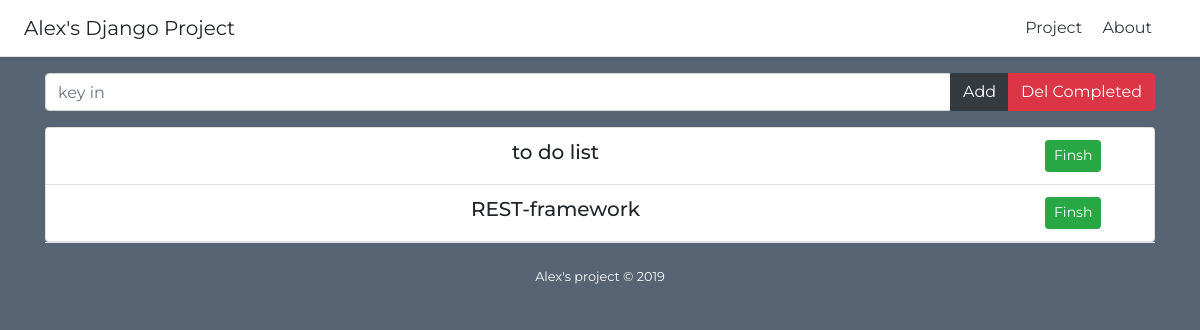
/week1/, run on an earlier commit of the app's database.
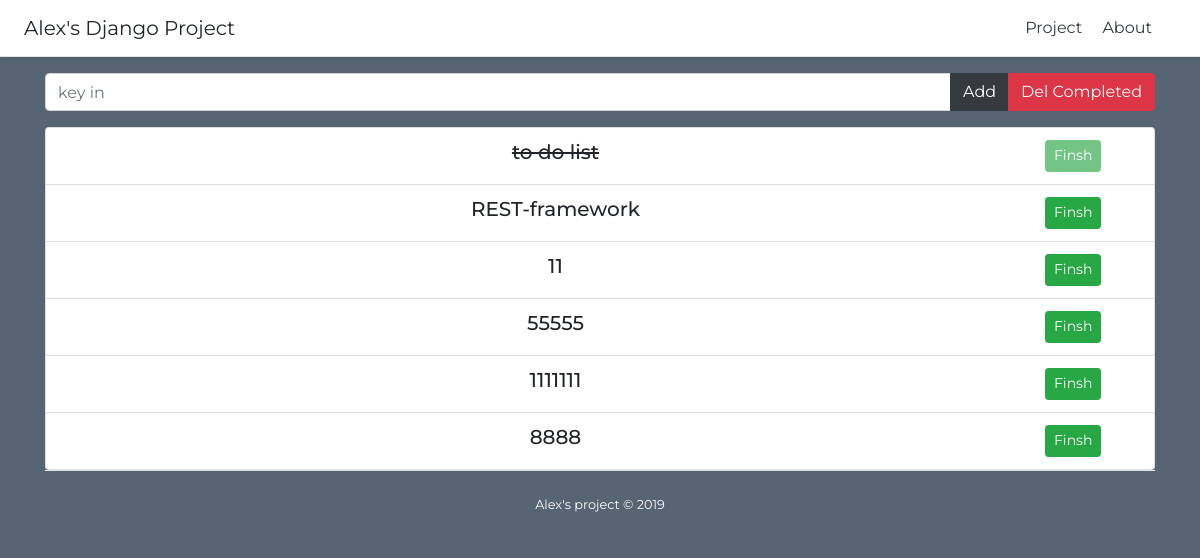
And on a later commit of the database.
### main/models.py (models this page shows)
class Lists(models.Model):
    title = models.CharField(max_length=100)
    completed = models.BooleanField(default=False)
    created_at = models.DateTimeField(auto_now=True)

### main/views.py (the view)
# urls.py: path('week1/', views.week1,name='week1'),
def week1(request):
    return render(request, 'week1/index.html', {
        'Lists': Lists.objects.all(),
    })

### templates/week1/index.html (shortened to what this page needs)
{% extends 'index/base.html' %}
{% load static %}
{% block content %}
<div class="container text-center">
    <div class="input-group mb-3">
        <input id="list_input" type="text" class="form-control" placeholder="key in" aria-label="key in" aria-describedby="basic-addon2">
        <div class="input-group-append">
            <button id="list_add" class="btn btn-dark" type="button">Add</button>
            <a href="{% url 'del_completed' %}" role="button" class="btn btn-danger">Del Completed</a>
        </div>
    </div>
    <div>
        <ul class="list-group">
            {% now "Ymd" as today %}
            {% for List in Lists %}
            <li class="list-group-item d-flex {% if List.completed == True %}completed{% endif %}">
                <h5 class="col-10 col-md-11">{{ List.title }}
                </h5>
                <a href="{% url 'list_finsh' List.id %}" role="button"  class="btn btn-success btn-sm justify-content-end {% if List.completed == True %}disabled" aria-disabled="true"{% else %}"{% endif %}>Finsh</a>
            </li>
            {% endfor %}
          </ul>
    </div>
</div>
{% endblock %}

What changed in the data, as far as the page shows it:
changed Lists "to do list": completed False → True (drawn)
added Lists: title "11"
added Lists: title "55555"
added Lists: title "1111111"
added Lists: title "8888"
